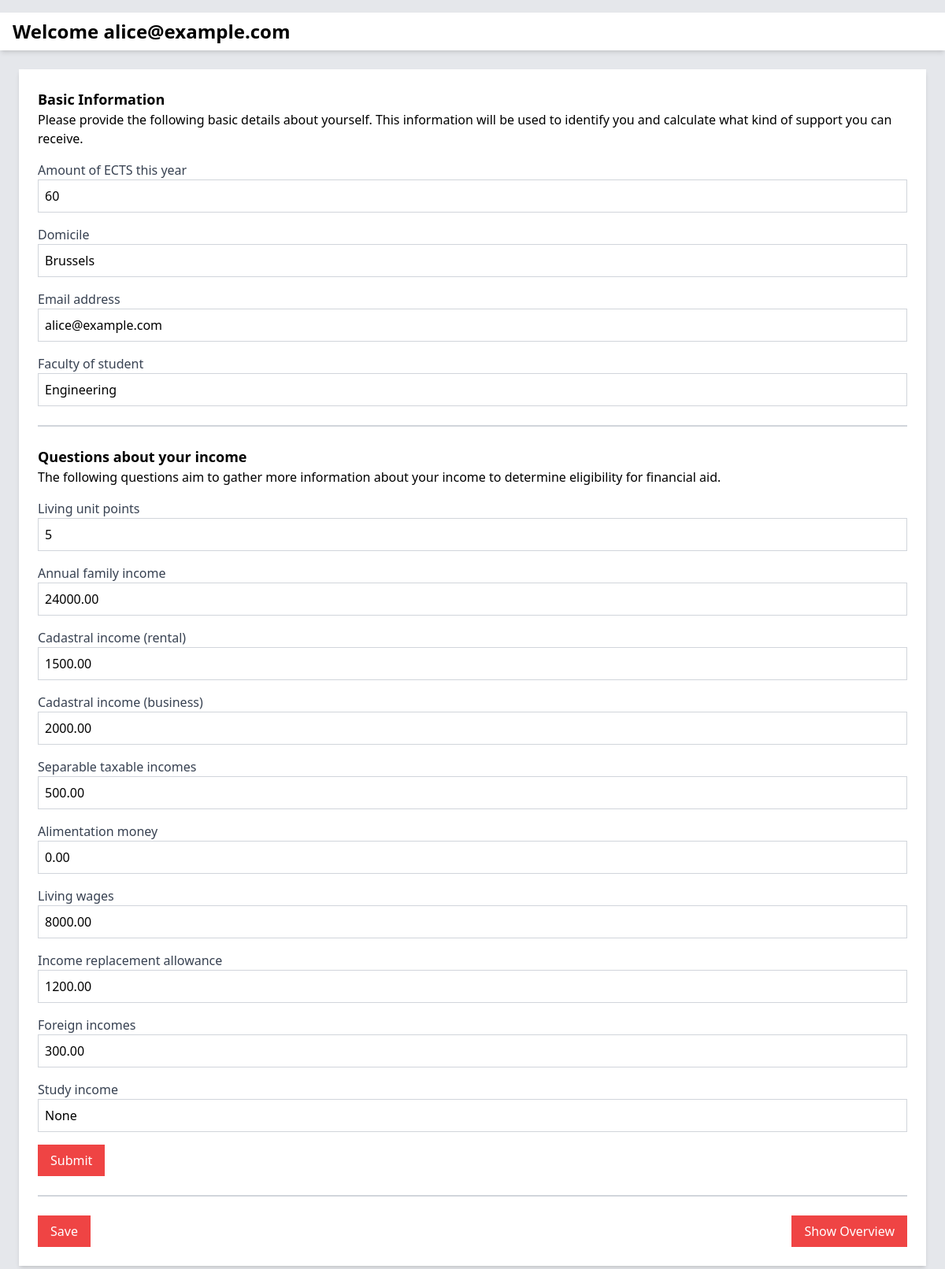
Page /simulate/ (signed in) on the committed database.
### app/models.py (models this page shows, shortened)
class Question(models.Model):
    text = models.CharField(max_length=200, unique=True)
    tag = models.CharField(max_length=50, unique=True, null=True, blank=True)
    pub_date = models.DateTimeField(auto_now_add=True, null=True, blank=True)

class UserProfile(models.Model):
    user_id = models.AutoField(primary_key=True)
    password = models.CharField(max_length=128)  # You'd normally use Django's built-in User model with hashing
    email = models.EmailField()
    faculty = models.CharField(max_length=100)
    ects_amount = models.PositiveIntegerField()
    domicile = models.CharField(max_length=255)
    living_unit_points = models.IntegerField(null=True, blank=True)  # Points for living unit
    annual_family_income = models.DecimalField(max_digits=12, decimal_places=2)
    cadastral_income_rental = models.DecimalField(max_digits=12, decimal_places=2)
    cadastral_income_business = models.DecimalField(max_digits=12, decimal_places=2)
    separable_taxable_incomes = models.DecimalField(max_digits=12, decimal_places=2)
    alimentation_money = models.DecimalField(max_digits=12, decimal_places=2, null=True, blank=True)
    living_wages = models.DecimalField(max_digits=12, decimal_places=2)
    income_replacement_allowance = models.DecimalField(max_digits=12, decimal_places=2)
    foreign_incomes = models.DecimalField(max_digits=12, decimal_places=2)
    study_income = models.DecimalField(max_digits=12, decimal_places=2, null=True, blank=True)

### app/views.py (the view)
# urls.py: path('simulate/', views.simulate, name='simulate'),  # Simulate page
def simulate(request):
    user_email = request.session.get('email')
    if not user_email and 'guest' not in request.GET:
        return redirect('index')
    header = f"Welcome {user_email}" if user_email else "Financial Simulation"
    username = user_email if user_email else "Guest"
    user = None
    if user_email:
        try:
            user = UserProfile.objects.get(email=user_email)
        except UserProfile.DoesNotExist:
            user = None
    context = {
        'username': username,
        'header': header,
        'basic_questions': Question.objects.filter(text__in=[
            "Email address", "Faculty of student", "Amount of ECTS this year", "Domicile"
        ]),
        'yes_no_questions': Question.objects.filter(text__in=[
            "Are you staying in a student room?", "Have you bought your laptop through the university?"
        ]),
        'income_questions': Question.objects.exclude(text__in=[
            "Email address", "Faculty of student", "Amount of ECTS this year",
            "Domicile", "Are you staying in a student room?", "Have you bought your laptop through the university?"
        ]),
        'email': user.email if user else '',
        'faculty': user.faculty if user else '',
        'ects_amount': user.ects_amount if user else '',
        'domicile': user.domicile if user else '',
        'living_unit_points': user.living_unit_points if user else '',
        'annual_family_income': user.annual_family_income if user else '',
        'cadastral_income_rental': user.cadastral_income_rental if user else '',
        'cadastral_income_business': user.cadastral_income_business if user else '',
        'separable_taxable_incomes': user.separable_taxable_incomes if user else '',
        'alimentation_money': user.alimentation_money if user else '',
        'living_wages': user.living_wages if user else '',
        'income_replacement_allowance': user.income_replacement_allowance if user else '',
        'foreign_incomes': user.foreign_incomes if user else '',
        'study_income': user.study_income if user else '',
    }
    return render(request, 'account_info.html', context)

### app/templates/account_info.html (shortened to what this page needs)
<html lang="en">
<head>
    <script src="https://cdn.tailwindcss.com"></script>
    <link rel="stylesheet" href="https://cdnjs.cloudflare.com/ajax/libs/font-awesome/5.15.3/css/all.min.css">
</head>
<body class="bg-gray-200">
    <h1 class="text-2xl font-bold mt-4 bg-white px-4 py-2 shadow-md">
        {{ header }}
    </h1>
    <div class="flex flex-col items-center p-6">
        <div class="w-full max-w-6xl bg-white shadow-md p-6">
            <p class="text-lg font-semibold">Basic Information</p>
            <p>Please provide the following basic details about yourself. This information will be used to identify you and calculate what kind of support you can receive.</p>
            <form id="basic-form" class="space-y-4" method="POST">
                {% for question in basic_questions %}
                <div>
                    <label class="block text-gray-700" for="basic_question{{ forloop.counter }}">
                        {{ question.text }}
                    </label>
                    <input class="w-full p-2 border border-gray-300" id="basic_question{{ forloop.counter }}"
                           name="basic_question{{ forloop.counter }}" type="text"
                           value="{% if question.text == 'Email address' %}{{ email }}{% elif question.text == 'Faculty of student' %}{{ faculty }}{% elif question.text == 'Amount of ECTS this year' %}{{ ects_amount }}{% elif question.text == 'Domicile' %}{{ domicile }}{% endif %}">
                </div>
                {% endfor %}
            </form>
            <hr class="my-6 border-t-2 border-gray-300">
            <p class="text-lg font-semibold">Questions about your income</p>
            <p>The following questions aim to gather more information about your income to determine eligibility for financial aid.</p>
            <form id="income-form" class="space-y-4" method="POST">
                {% for question in income_questions %}
                <div>
                    <label class="block text-gray-700" for="income_question{{ forloop.counter }}">
                        {{ question.text }}
                    </label>
                    <input class="w-full p-2 border border-gray-300" id="{{ question.tag }}"
                           name="{{ question.tag}}" type="text"
                           value="{% if question.text == 'Living unit points' %}{{ living_unit_points }}{% elif question.text == 'Annual family income' %}{{ annual_family_income }}{% elif question.text == 'Cadastral income (rental)' %}{{ cadastral_income_rental }}{% elif question.text == 'Cadastral income (business)' %}{{ cadastral_income_business }}{% elif question.text == 'Separable taxable incomes' %}{{ separable_taxable_incomes }}{% elif question.text == 'Alimentation money' %}{{ alimentation_money }}{% elif question.text == 'Living wages' %}{{ living_wages }}{% elif question.text == 'Income replacement allowance' %}{{ income_replacement_allowance }}{% elif question.text == 'Foreign incomes' %}{{ foreign_incomes }}{% elif question.text == 'Study income' %}{{ study_income }}{% endif %}">
                </div>
                {% endfor %}
                <div class="flex justify-between mt-6">
                    <button class="bg-red-500 text-white py-2 px-4" type="button" id="submit-button" onclick="calculate_income()">
                        Submit
                    </button>
                </div>
            </form>
            <hr class="my-6 border-t-2 border-gray-300">
            <div class="flex justify-between mt-6">
                <button class="bg-red-500 text-white py-2 px-4" type="button">Save</button>
                <button class="bg-red-500 text-white py-2 px-4" type="button" onclick="window.location.href='{% url 'financial_overview' %}';">
                    Show Overview
                </button>
            </div>
        </div>
    </div>
</body>
</html>

### rows in the picture
Question: text "Amount of ECTS this year", ects_amount "60"
Question: text "Domicile"
UserProfile: domicile "Brussels", email "alice@example.com", faculty "Engineering", annual_family_income "24000.00", cadastral_income_rental "1500.00", cadastral_income_business "2000.00", separable_taxable_incomes "500.00", alimentation_money "0.00", living_wages "8000.00", income_replacement_allowance "1200.00", foreign_incomes "300.00"
Question: text "Email address"
Question: text "Faculty of student"
Question: text "Living unit points", living_unit_points "5"
Question: text "Annual family income"
Question: text "Cadastral income (rental)"
Question: text "Cadastral income (business)"
Question: text "Separable taxable incomes"
Question: text "Alimentation money"
Question: text "Living wages"
Question: text "Income replacement allowance"
Question: text "Foreign incomes"
Question: text "Study income", study_income "None"

### other values in the picture
{{ header }} "Welcome alice@example.com"
